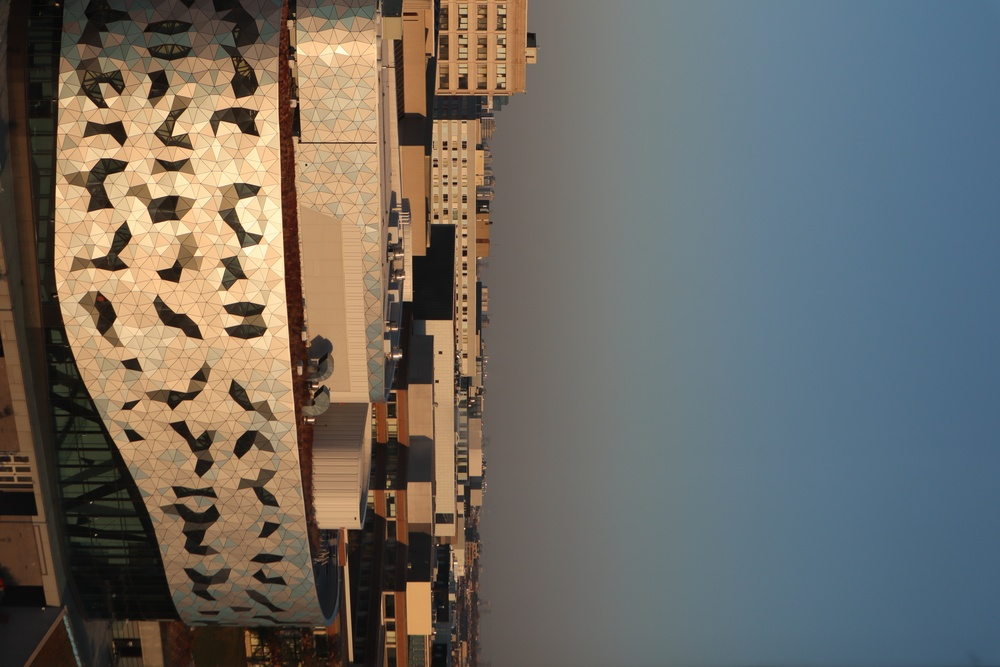
#> input picture input.JPG, 1000 x 667 px, shrunk from 2976 x 1984 before the run, found by its file name
$ python generate_video.py
#> lines starting #> are read from the running program, lines starting #| are printed output that depends on the picture
import os
import subprocess
from PIL import Image, ImageDraw, ImageFont, ImageEnhance
from gtts import gTTS

# Configurable parameters
INPUT_IMAGE = "input.jpg"
OUTPUT_VIDEO = "output.mp4"
BACKGROUND_MUSIC = "background.mp3"
OVERLAY_TEXT = "This is the overlay text."
CAPTION_TEXT = "Hello, this is the Engineering building on my campus."  # Used for both narration & captions
FONT_PATH = "resources/Roboto-Bold.ttf"
DURATION = 10
CAPTION_START = 1 # Start showing captions at 1 sec.
CAPTION_COLOR = "yellow" # Change as needed

# Step 1: Load Image and Apply Transformations
print("Loading and transforming image...")
image = Image.open(INPUT_IMAGE)
#> image is the input picture: PIL image 1000x667 RGB; mean R, G, B 109.7, 106.5, 100
image = image.convert("L")
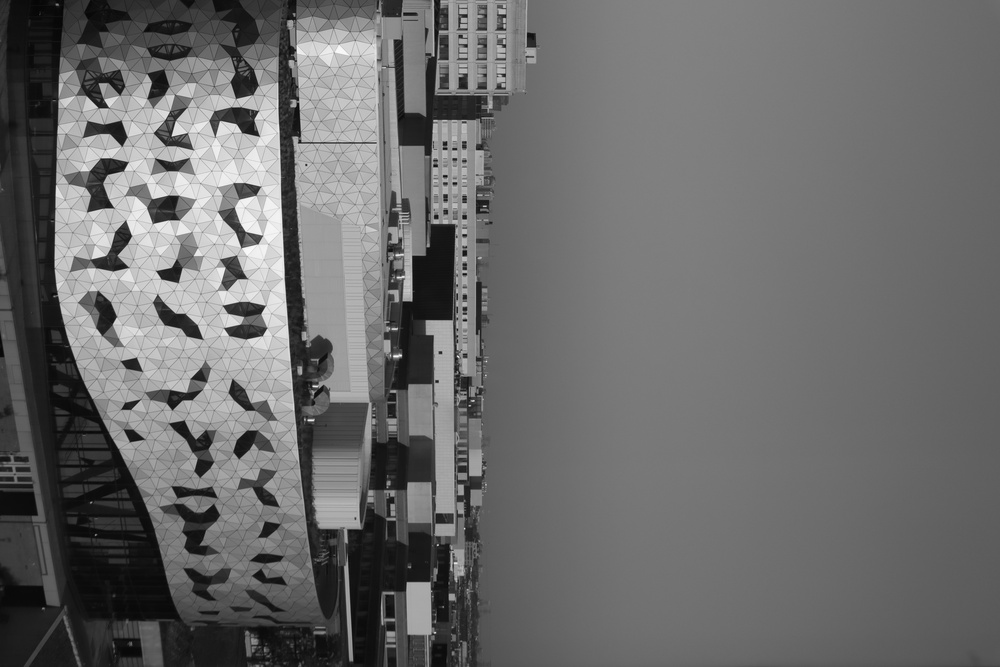
#> image: PIL image 1000x667 L; min 3, max 251, mean 106.7
image = ImageEnhance.Contrast(image).enhance(1.5)
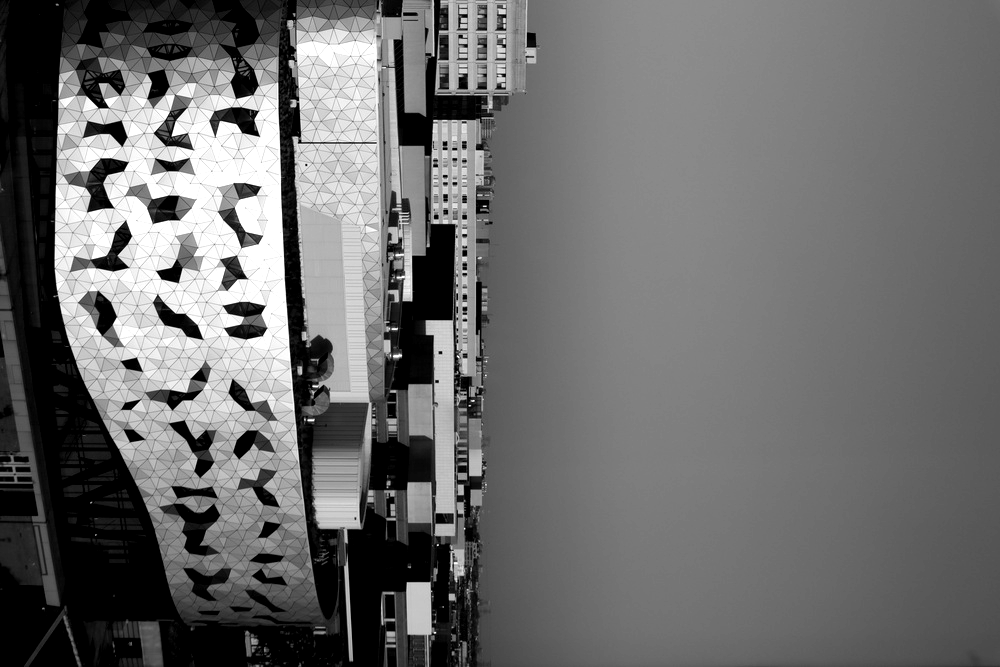
#> image: PIL image 1000x667 L; min 0, max 255, mean 107.9
image = image.rotate(90)
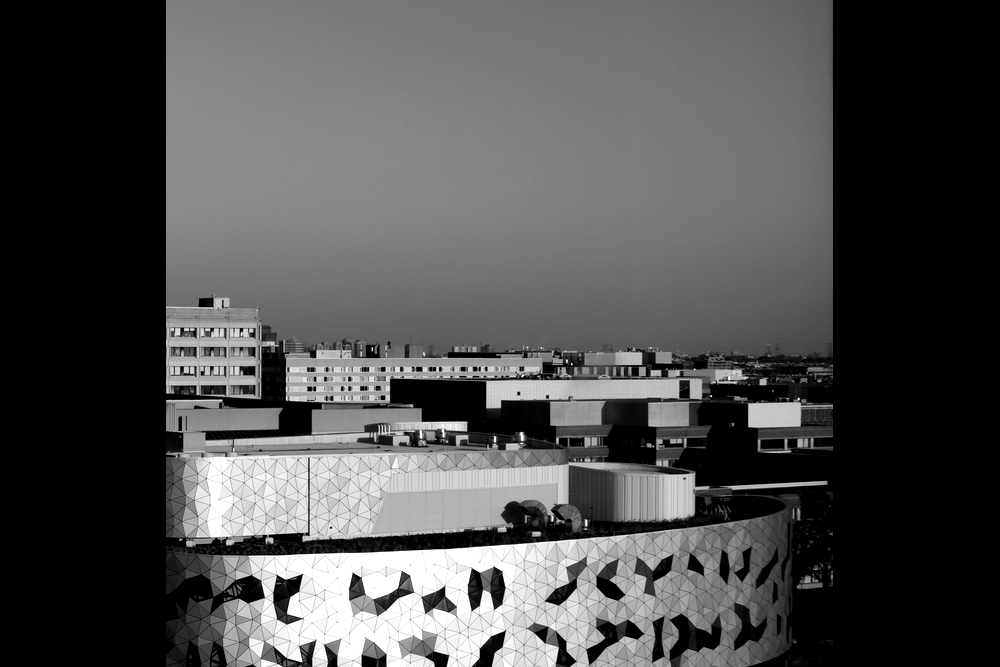
#> image: PIL image 1000x667 L; min 0, max 255, mean 78.5

# Step 2: Overlay Text on Image (For Debugging)
draw = ImageDraw.Draw(image)
try:
    font = ImageFont.truetype(FONT_PATH, 100)
except IOError:
    print("Warning: Font file not found, using default font.")
    font = ImageFont.load_default()

draw.text((50, 50), OVERLAY_TEXT, font=font, fill="white")
transformed_image_path = "transformed_image.jpg"
image.save(transformed_image_path)
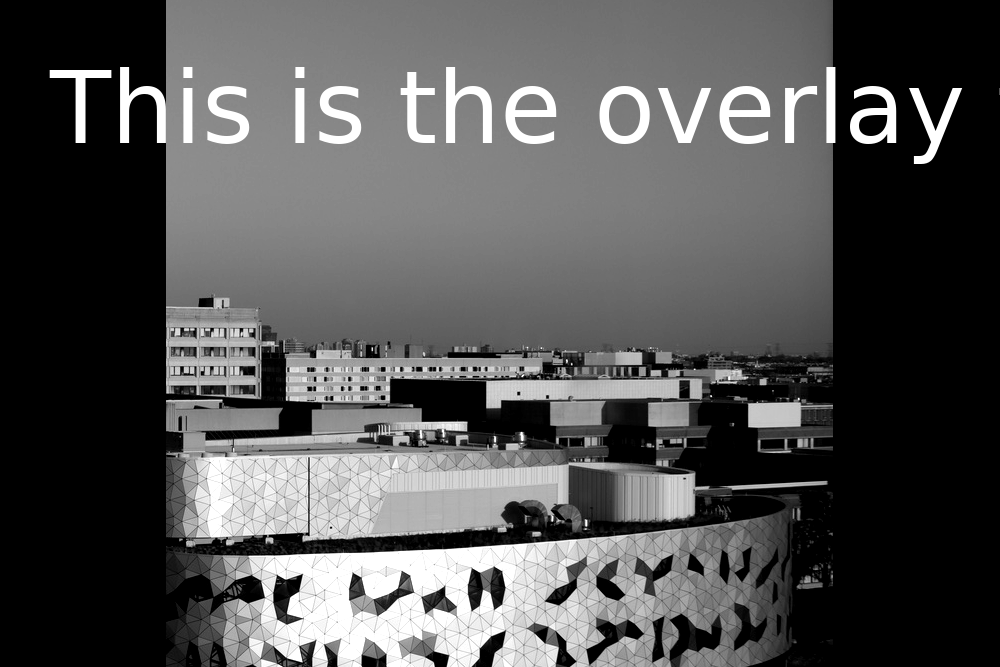
#> saved as transformed_image.jpg: PIL image 1000x667 L; min 0, max 255, mean 82.9
print("Image transformation complete.")

# Step 2: Generate Voice Narration
print("Generating voice narration...")
narration_audio = "narration.mp3"
tts = gTTS(CAPTION_TEXT)
tts.save(narration_audio)

# Step 3: Process Audio
print("Processing audio files...")
processed_narration, processed_music = "processed_narration.mp3", "processed_music.mp3"
mono_narration, mono_music, mixed_audio = "mono_narration.mp3", "mono_music.mp3", "mixed_audio.mp3"

subprocess.run(["ffmpeg", "-y", "-i", narration_audio, "-af", f"apad=pad_dur={DURATION-0.5}:whole_dur={DURATION}", "-t", str(DURATION), "-c:a", "libmp3lame", processed_narration])
#> (this line was passed over: subprocess is not available in this run)
subprocess.run(["ffmpeg", "-y", "-i", BACKGROUND_MUSIC, "-t", str(DURATION), "-c:a", "libmp3lame", processed_music])
#> (this line was passed over: subprocess is not available in this run)
subprocess.run(["ffmpeg", "-y", "-i", processed_narration, "-ac", "1", "-c:a", "libmp3lame", mono_narration])
#> (this line was passed over: subprocess is not available in this run)
subprocess.run(["ffmpeg", "-y", "-i", processed_music, "-ac", "1", "-c:a", "libmp3lame", mono_music])
#> (this line was passed over: subprocess is not available in this run)

print("Mixing audio files...")
subprocess.run(["ffmpeg", "-y", "-i", mono_narration, "-i", mono_music, "-filter_complex", "[0:a]volume=1.0[a1]; [1:a]volume=0.5[a2]; [a1][a2]amix=inputs=2:duration=first[a]", "-map", "[a]", "-c:a", "libmp3lame", mixed_audio])
#> (this line was passed over: subprocess is not available in this run)

# Step 4: Create Video
print("Creating video from image...")
subprocess.run(["ffmpeg", "-y", "-loop", "1", "-t", str(DURATION), "-i", transformed_image_path, "-vf", "scale=1280:720", "-c:v", "libx264", "-pix_fmt", "yuv420p", "temp_video.mp4"])
#> (this line was passed over: subprocess is not available in this run)

# Step 5: Generate FFmpeg DrawText for Word-by-Word Captions
words = CAPTION_TEXT.split()
caption_commands = []
word_duration = DURATION / (len(words) + 1)  # Time each word stays visible

for i, word in enumerate(words):
    start_time = CAPTION_START + i * word_duration
    end_time = start_time + word_duration
    caption_commands.append(f"drawtext=text='{word}':fontfile={FONT_PATH}:fontsize=40:fontcolor={CAPTION_COLOR}:x=(w-text_w)/2:y=h-100:enable='between(t,{start_time},{end_time})'")

captions_filter = ",".join(caption_commands)

# Step 6: Apply Captions
print("Adding animated captions...")
captions_video = "video_with_captions.mp4"
subprocess.run(["ffmpeg", "-y", "-i", "temp_video.mp4", "-vf", captions_filter, "-c:v", "libx264", "-pix_fmt", "yuv420p", captions_video])
#> (this line was passed over: subprocess is not available in this run)
#> (the run stopped early here; a loop or call above may not have finished)
